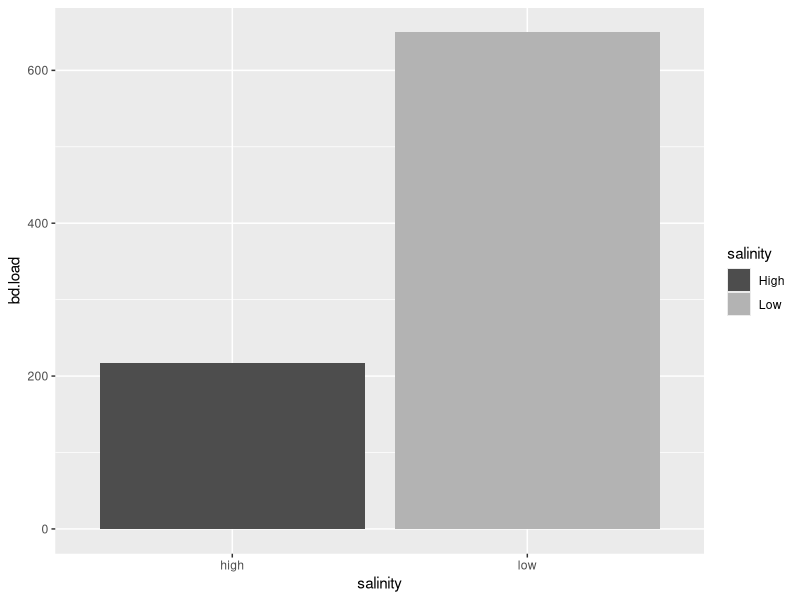
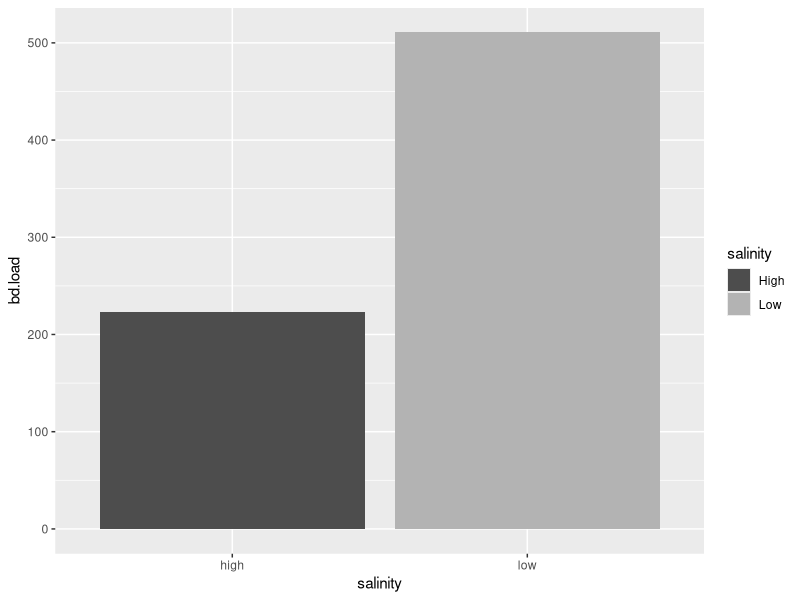
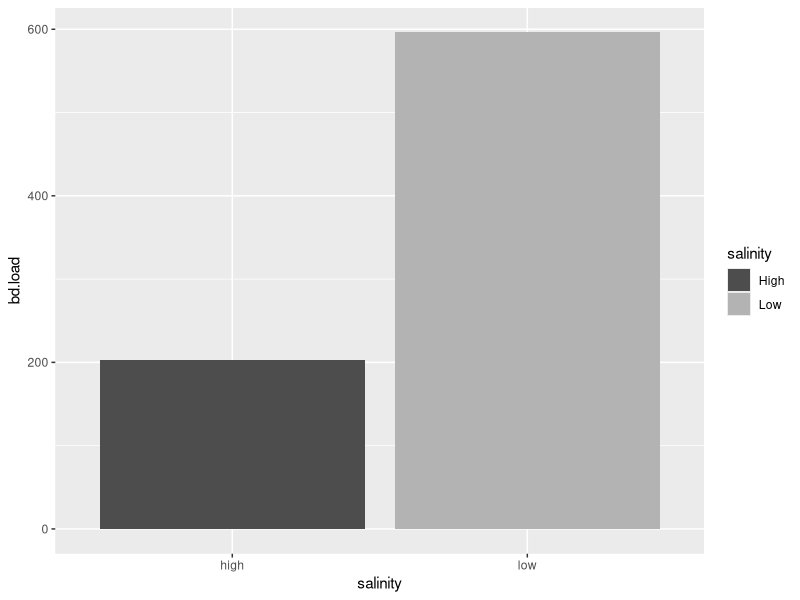
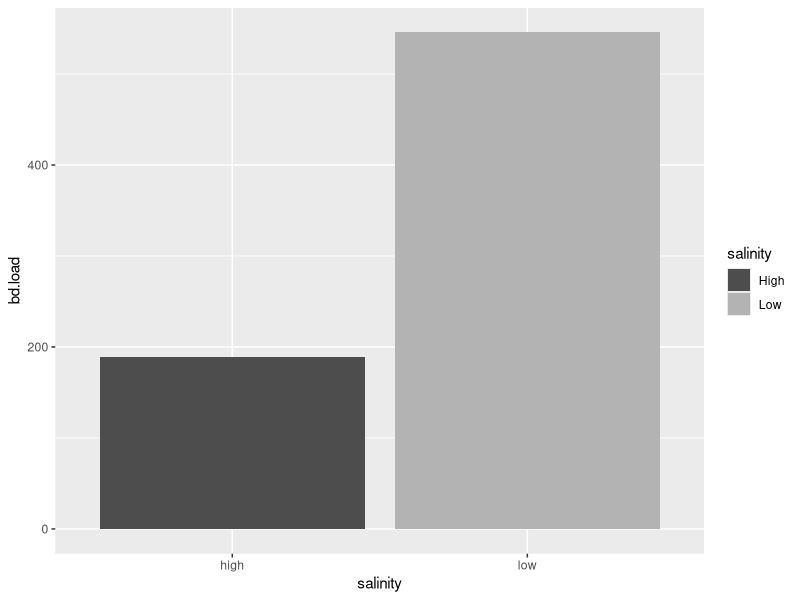
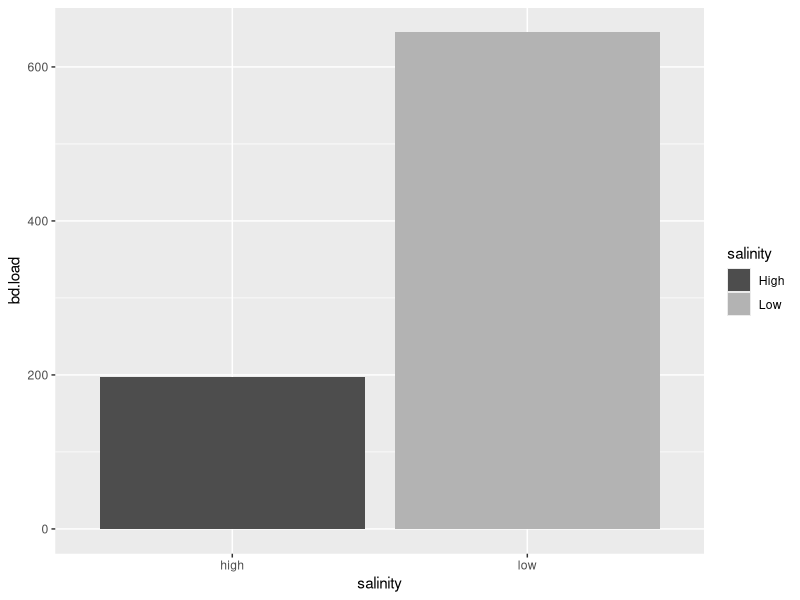
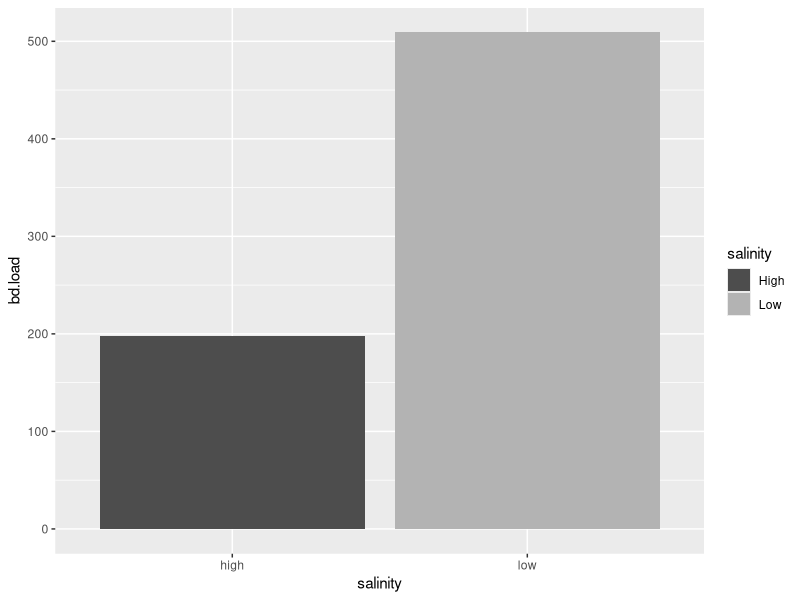

Write R code to recreate these figures, in order.
#Description-----------------------------------------
#Exercise 09
# 23 Mar 2022
#RCS

#Initialize -----------------------------------------
library(tidyverse)
library(ggplot2)
# set.seed(1234)

#library(TeachingDemos)
#char2seed('espress withdrawl')
#char2seed('espress withdrawl', set=FALSE)

# Load functions--------------------------------------
#######################################################
# FUNCTION: sim_df
# Purpuse:Make a simulation dataframe for BD salt tolerance
#input: sample size, mean and standard deviation for low salinity, mean and
        #standard deviation for high salinity, 
#output:dataframe of salainity level + bd load
#-----------------------------------------------------
sim_df <- function(sample = 50, mLow = 600, mHigh = 200, sdLow = 200, sdHigh = 50){
  salinity <- c(rep('low',sample),rep('high',sample))
  lowsal.load <- rnorm(n = sample, mean = mLow, sd = sdLow)
  highsal.load <- rnorm(n = sample, mean = mHigh, sd = sdHigh)
  bd.load <- append(lowsal.load,highsal.load)
  df1 <- data.frame(salinity,bd.load)
  bd.load
  head(df1)
  t.test(bd.load ~ salinity)
  return(df1)
}
  
#######################################################
# FUNCTION: simdfPois
# Purpuse: Make a simulation dataframe using a poisson distribution for data
#input: sample size, mean and standard deviation for low salinity, mean and
#standard deviation for high salinity, 
#output:dataframe of salainity level + bd load
#-----------------------------------------------------
simdfPois <- function(sample = 50, hLambda = 600, lLambda = 200){
  salinity <- c(rep('low',sample),rep('high',sample))
  lowsal.load <- rpois(n = sample, lambda = hLambda)
  highsal.load <- rpois(n = sample, lambda = lLambda)
  bd.load <- append(lowsal.load,highsal.load)
  poisDF <- data.frame(salinity,bd.load)
  bd.load
  head(poisDF)
  return(poisDF)
}

#######################################################
# FUNCTION: salinity_plot
# Purpuse: creat plot of bd vs. salinity
#input: dataframe used, salinity level, bd.load
#output: plot of salinity
#-----------------------------------------------------
salinity_plot <- function(df, salinity, bd.load) {
  salinityPlot <- ggplot(data = df, mapping = aes(x = salinity, y = bd.load, fill = salinity))
  salinityPlot +
    stat_summary(geom = 'bar', fun = 'mean')+
    scale_fill_manual(values = c(high ='grey30', low = 'gray70'),
                      labels = c('High', 'Low'))
}


# Global Variables-------------------------------------
#mock "Real" Data
sal <- c(rep('low',5),rep('high',5))
BDload.low <- rnorm(n = 5, mean = 600, sd = 200)
BDload.high <- rnorm(n = 5, mean = 200, sd = 50)
bd.load <- append(BDload.low, BDload.high)
RealDF <- data.frame(sal,bd.load)
# Program Body------------------------------------------

simDF <- sim_df() #using random values made in function
salinity_plot(df = simDF, salinity = simDF$salinity, bd.load = simDF$bd.load)

#running salinity_plot() using values made outside sim_df#
salinity_plot(df = RealDF, salinity = RealDF$sal, bd.load = RealDF$bd.load)

#Making a poisson distribution and graphing
simDF_pois <- simdfPois()
salinity_plot(simDF_pois, salinity = simDF_pois$salinity, bd.load = simDF_pois$bd.load)

#run using a for loop
for(i in 1:3){
  loopDF <- sim_df()
  p1 <- salinity_plot(df = loopDF, salinity = loopDF$salinity, bd.load = loopDF$bd.load)
  print(p1)
}
  
